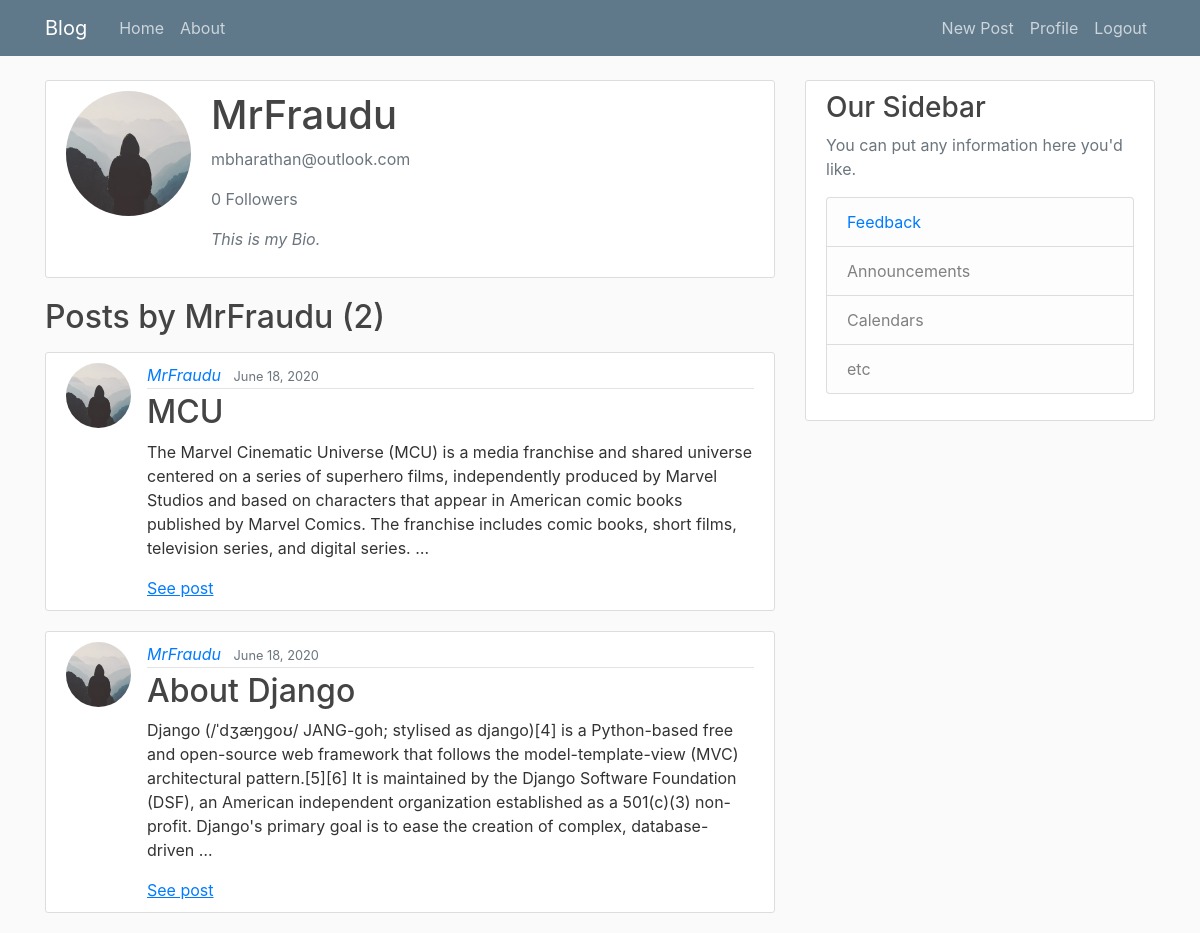
/user/MrFraudu (signed in), run on an earlier commit of the app's database.
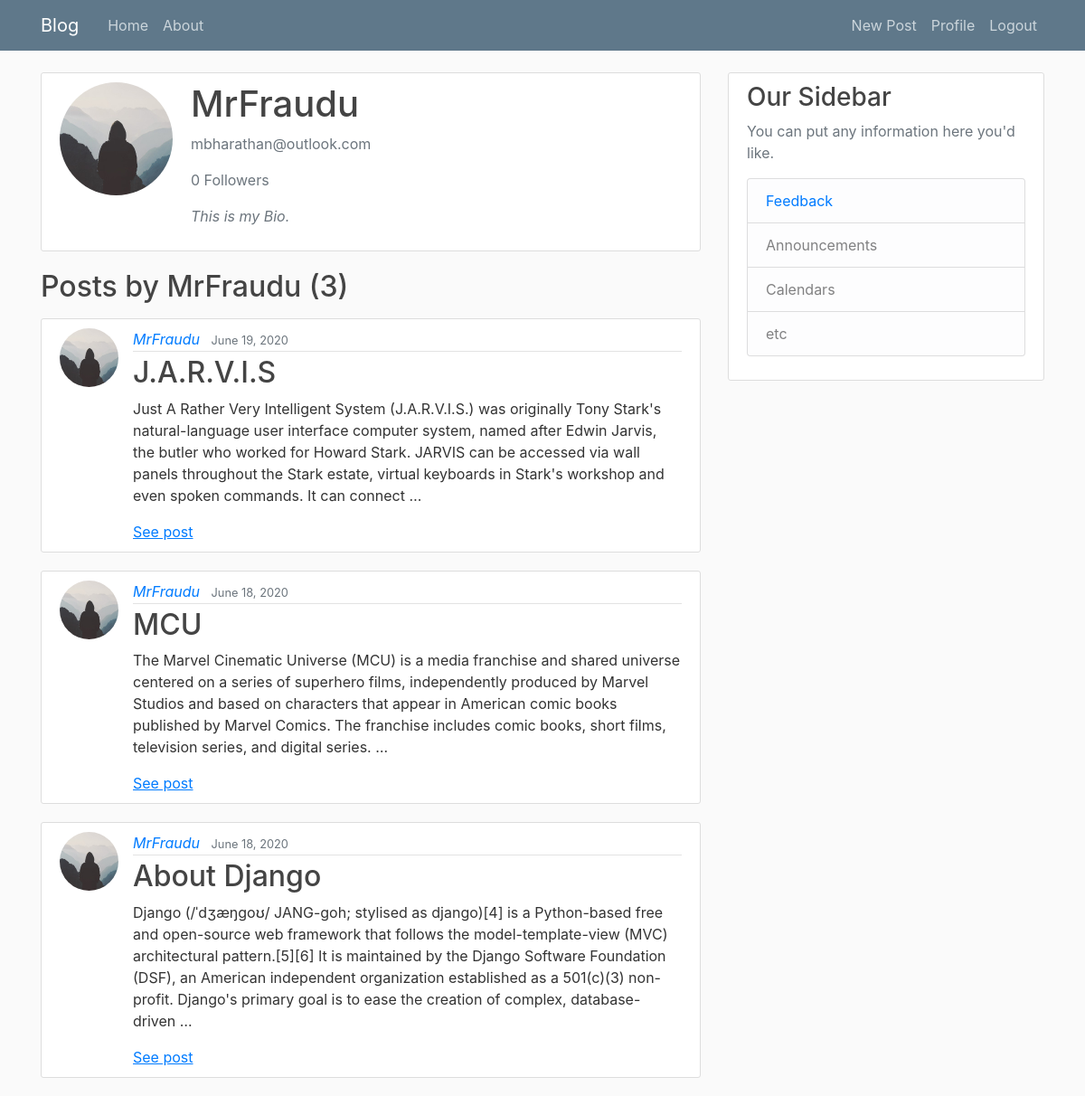
And on a later commit of the database.
### blog/models.py (models this page shows, shortened)
class Post(models.Model):
	title = models.CharField(max_length=100)
	content = models.TextField(validators=[MinLengthValidator(200)])
	liked = models.ManyToManyField(User, default=None, blank=True, related_name = 'liked')
	date_posted = models.DateTimeField(default=timezone.now)
	author = models.ForeignKey(User, on_delete=models.CASCADE, related_name = 'author')

### users/models.py (models this page shows, shortened)
class Profile(models.Model):
    user = models.OneToOneField(User, on_delete=models.CASCADE)
    followed = models.ManyToManyField(User, default=None, blank=True, related_name = 'followed')
    bio = models.TextField(default='')
    image = models.ImageField(default='default.jpg', upload_to='profile_pics')

### blog/views.py (the view)
# urls.py: path('user/<str:username>', UserPostListView.as_view(), name='user-posts'),
class UserPostListView(LoginRequiredMixin, ListView):
	model = Post
	template_name = 'blog/user_posts.html'
	context_object_name = 'posts'
	paginate_by = 5
	def get_queryset(self):
		user = get_object_or_404(User, username=self.kwargs.get('username'))
		return Post.objects.filter(author=user).order_by('-date_posted')

### blog/templates/blog/user_posts.html (shortened to what this page needs)
{% extends "blog/base.html" %}
{% block content %}
    {% for post in posts %}
      {% if forloop.first %}
        <div class="media media content-section">
          <img class="rounded-circle account-img" src="{{ post.author.profile.image.url }}">
          <div class="media-body">
            <h2 class="account-heading">{{ post.author }}</h2>
            <p class="text-secondary">{{ post.author.email }}</p>
            <p class="text-secondary">{{ post.author.profile.followed.all.count }} Followers</p>
            <p class="text-secondary"><em>{{ post.author.profile.bio }}</em></p>
          </div>
        </div>
      {% endif %}
    {% endfor %}
    <h2 class="mb-3">Posts by {{ view.kwargs.username }} ({{ page_obj.paginator.count }})</h2>
    {% for post in posts %}
        <article class="media content-section">
          <img class="rounded-circle article-img" src="{{ post.author.profile.image.url }}">
          <div class="media-body">
            <div class="article-metadata">
              <a class="mr-2" href="{% url 'user-posts' post.author.username %}"><em>{{ post.author }}</em></a>
              <small class="text-muted">{{ post.date_posted|date:"F d, Y" }}</small>
            </div>
            <h2><a class="article-title" href="{% url 'post-detail' post.id %}">{{ post.title }}</a></h2>
            <p class="article-content">{{ post.content |truncatewords:"50" }}</p>
            <a href="{% url 'post-detail' post.id %}"><u>See post</u></a>
          </div>
        </article>
    {% endfor %}
{% endblock content %}

What changed in the data, as far as the page shows it:
no longer on one of the page's lists (row unchanged): Post: author "MrFraudu", author.email "mbharathan@outlook.com", author.profile.followed.all.count "0", author.profile.bio "This is my Bio."
added Post: author.profile.image (placeholder picture), author "MrFraudu", author.email "mbharathan@outlook.com", author.profile.followed.all.count "0", author.profile.bio "This is my Bio.", date_posted "June 19, 2020", title "J.A.R.V.I.S", content "Just A Rather Very Intelligent System (J.A.R.V.I.S.) was originally Tony Stark's natural-language user interface computer system, named after Edwin Jarvis, the butler who worked for Howard Stark. JARVIS can be accessed via wall panels throughout the Stark estate, virtual keyboards in Stark's workshop and even spoken commands. It can connect …"
Also different on the page:
{{ page_obj.paginator.count }}: "2" → "3"
